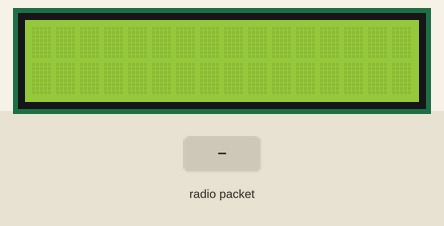
The sketch below on a simulated ESP32. On the bench: 16×2 character LCD. Inputs (shaded band) come from the test bench. No radio packets arrive unless stated; what the sketch prints to the serial monitor is not drawn.

Above: at 1.2 s.
1.3 s: radio packet "1" arrives
At 1.9 s:
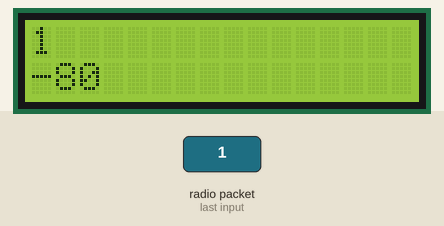
2.8 s: radio packet "2" arrives
At 4.0 s:
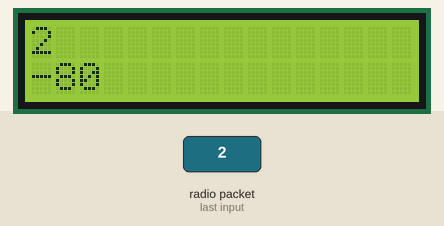
4.3 s: radio packet "3" arrives
At 5.3 s:
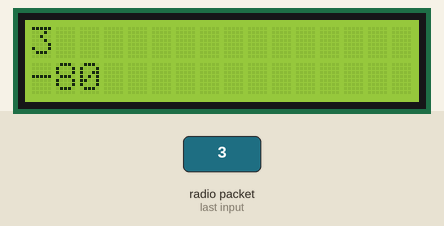
5.8 s: radio packet "4" arrives
At 6.5 s:
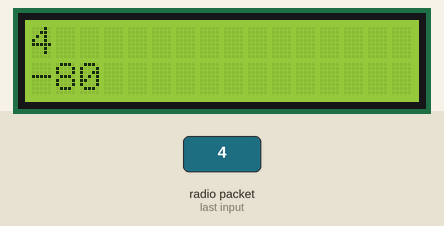
7.3 s: radio packet "0" arrives
At 7.6 s:
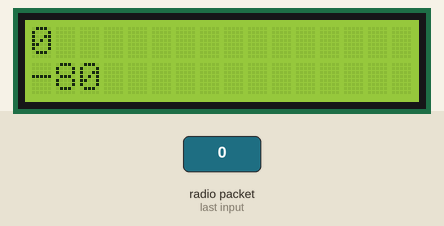
Timing chart, 0 to 9.8 s (numbered marks = the images above; inputs shaded):
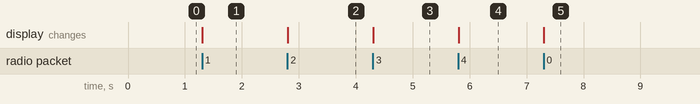

Measured:
- after the input at 1.3 s, the display: changes at once (image 1)
- after the input at 2.8 s, the display: changes at once (image 2)
- after the input at 4.3 s, the display: changes at once (image 3)
- after the input at 5.8 s, the display: changes at once (image 4)
- after the input at 7.3 s, the display: changes at once (image 5)

The sketch:

lorarecievercode.ino
```cpp
#include <SPI.h>
#include <LoRa.h>
#include<LiquidCrystal_I2C.h>


int c=16; //no.of columns
int r=2; //no.of rows
LiquidCrystal_I2C lcd(0x27, c, r);
const int r1 = 32; // Pin connected to the relay
const int r2 = 33;
#define SS 5          //ss pin gpio d5
#define RST 14       //reset pin gpio d14
#define DIO0 4
void setup() {
  Serial.begin(9600);
  lcd.init();
  lcd.backlight();
  pinMode(r1, OUTPUT);
  pinMode(r2,OUTPUT);
  LoRa.setPins(SS, RST, DIO0);
  if (!LoRa.begin(433E6)) {
    Serial.println("LoRa initialization failed. Check your connections.");
    while (1);
  }

  Serial.println("LoRa Initialized");
}

void loop() {
  // try to parse packet
  int packetSize = LoRa.parsePacket();

  if (packetSize) {
    // received a packet
    Serial.print("Received packet '");

    // read packet
    while (LoRa.available()) {
      char receivedChar = (char)LoRa.read();
      Serial.print(receivedChar);
  lcd.setCursor(0,0);
  lcd.print(receivedChar);
      lcd.setCursor(0,1);
      lcd.print(LoRa.packetRssi());
      // Check if received character is '1' (turn on relay) or '0' (turn off relay)
      if (receivedChar == '1') {
        digitalWrite(r1, HIGH); // Turn on the relay
        Serial.println("' - Turning relay ON");
      } else if (receivedChar == '2') {
        digitalWrite(r1, LOW); // Turn off the relay
        Serial.println("' - Turning relay OFF");
      }
      else if(receivedChar == '3'){
     digitalWrite(r2,HIGH);
     Serial.println("relay 2 on");
      }
      else if(receivedChar == '4'){
        digitalWrite(r2,LOW);
        Serial.println("relay2 off");
      }
    }

    // print RSSI of packet
    Serial.print("' with RSSI ");
    Serial.println(LoRa.packetRssi());
  }
}
```
